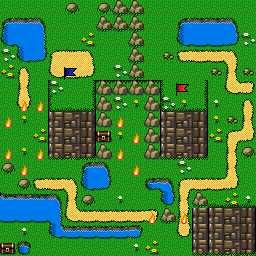

Tiled map render using the project's own tile images. Description and the whole map definition, tile-layer contents included, below:
An orthogonal 16x16 tile map with 16x16 px tiles, 4 tile layers (ground, rocks, flowers, top).

<map version="1.2" tiledversion="1.3.2" orientation="orthogonal" renderorder="right-down" compressionlevel="0" width="16" height="16" tilewidth="16" tileheight="16" infinite="0" nextlayerid="6" nextobjectid="1">
 <editorsettings>
  <export target="./level_03.tilemap" format="defold" />
 </editorsettings>
 <tileset firstgid="1" source="tiles.tsx" />
 <layer id="1" name="ground" width="16" height="16">
  <properties>
   <property name="z" type="float" value="0.1" />
  </properties>
  <data encoding="csv">
34,34,34,34,34,34,34,34,34,34,34,34,34,34,34,34,
34,34,34,34,34,34,34,34,34,34,34,34,34,34,34,34,
34,34,34,34,34,34,34,34,34,34,34,34,34,34,34,34,
34,34,34,199,198,200,34,34,34,34,34,101,102,102,7,34,
34,8,34,231,229,232,34,34,34,34,34,34,34,34,40,34,
34,40,34,33,34,35,2,2,2,2,33,34,35,34,69,103,
34,72,34,65,66,67,34,34,34,34,65,66,67,34,34,8,
34,34,34,0,0,0,34,34,34,34,0,0,0,34,34,40,
34,34,34,0,0,0,34,34,34,34,0,0,0,34,5,71,
34,34,34,0,0,0,34,34,34,34,0,0,0,34,40,34,
34,34,34,34,34,34,34,34,34,34,34,34,34,34,40,34,
34,34,101,102,7,34,34,34,34,34,34,5,102,102,71,34,
34,34,34,34,40,34,34,34,34,34,34,40,34,34,34,34,
34,34,34,34,69,102,102,102,102,103,34,40,34,34,34,34,
34,34,34,34,34,34,34,34,34,34,34,72,34,34,34,34,
34,34,34,34,34,34,34,34,34,34,34,34,34,34,34,34
</data>
 </layer>
 <layer id="2" name="rocks" width="16" height="16">
  <properties>
   <property name="z" type="float" value="0.2" />
  </properties>
  <data encoding="csv">
0,0,0,0,454,0,454,453,453,0,0,0,0,0,0,0,
215,214,216,0,0,0,453,453,453,0,0,215,214,214,216,0,
247,152,246,0,0,0,0,0,453,0,0,247,245,245,248,0,
0,247,248,0,0,0,0,0,453,0,455,0,0,0,0,0,
0,0,0,0,0,0,0,0,453,0,0,0,0,455,0,455,
0,0,0,0,0,0,421,421,421,421,0,0,0,0,0,0,
0,0,0,0,0,0,421,0,0,421,0,0,0,0,0,0,
0,0,0,129,130,131,421,0,0,421,129,130,131,0,455,0,
0,0,0,129,130,131,0,0,0,421,129,130,131,0,0,0,
0,0,0,161,162,163,421,0,0,421,161,162,163,0,0,454,
454,0,0,0,0,215,216,0,0,0,0,0,0,0,0,0,
0,454,0,0,0,247,248,0,0,117,23,0,0,0,0,0,
209,210,211,216,0,454,0,0,0,0,88,0,453,66,66,66,
245,245,245,342,0,0,0,0,0,0,453,0,129,129,130,131,
0,0,0,85,118,118,118,118,119,0,0,0,129,129,130,131,
0,120,0,0,0,0,0,0,0,0,0,0,161,161,162,163
</data>
 </layer>
 <layer id="5" name="flowers" width="16" height="16">
  <data encoding="csv">
0,0,0,0,0,0,0,0,0,0,0,0,0,0,0,0,
0,0,0,0,0,0,0,0,0,0,0,0,0,0,0,0,
0,0,0,0,0,260,0,0,0,0,0,0,0,0,0,258,
258,0,0,0,0,0,0,0,0,0,0,0,0,0,0,0,
260,0,0,0,0,0,0,258,0,0,0,0,0,0,0,0,
0,0,0,258,0,0,0,0,0,0,0,0,0,0,0,0,
0,0,0,0,0,0,0,258,259,0,258,259,0,257,0,0,
0,259,0,0,0,0,0,0,0,0,0,0,0,259,0,0,
0,0,260,0,0,0,0,259,0,0,0,0,0,260,0,0,
0,259,0,0,0,0,0,0,0,0,0,0,0,0,0,0,
0,0,0,0,0,0,0,0,0,0,0,258,0,0,0,0,
0,0,0,0,0,0,0,0,0,0,0,0,0,0,0,0,
0,0,0,0,0,0,0,257,0,0,0,0,0,0,260,257,
0,0,0,0,0,0,0,0,0,0,0,0,0,0,0,0,
0,257,0,0,0,0,0,0,0,0,0,0,0,0,0,0,
0,0,0,0,0,0,0,0,257,260,0,0,0,0,0,0
</data>
 </layer>
 <layer id="4" name="top" width="16" height="16">
  <properties>
   <property name="z" type="float" value="0.5" />
  </properties>
  <data encoding="csv">
0,0,0,0,0,0,0,0,0,0,0,0,0,0,0,0,
0,0,0,0,0,0,0,0,0,0,0,0,0,0,0,0,
0,0,0,0,0,0,0,0,0,0,0,0,0,0,0,0,
0,0,0,0,0,0,0,0,0,0,0,0,0,0,0,0,
0,0,0,0,962,0,0,0,0,0,0,0,0,0,0,0,
0,0,0,0,0,0,0,0,0,0,0,994,0,0,0,0,
0,964,964,0,0,0,0,0,0,0,0,0,0,0,0,0,
964,0,0,0,0,0,0,964,0,0,0,0,0,0,0,0,
0,0,0,0,0,0,479,0,964,0,0,0,0,0,0,0,
964,0,964,0,0,0,0,964,0,0,0,0,0,0,0,0,
0,964,0,0,0,0,0,0,964,0,0,0,0,0,0,0,
0,0,0,0,0,0,0,0,0,0,0,0,0,0,0,0,
0,0,0,0,0,0,0,0,0,0,0,0,0,0,0,0,
0,0,0,0,0,0,0,0,0,964,0,964,0,0,0,0,
0,0,0,0,0,0,0,0,0,0,0,0,0,0,0,0,
479,0,0,0,0,0,0,0,0,0,0,0,0,0,0,0
</data>
 </layer>
</map>
